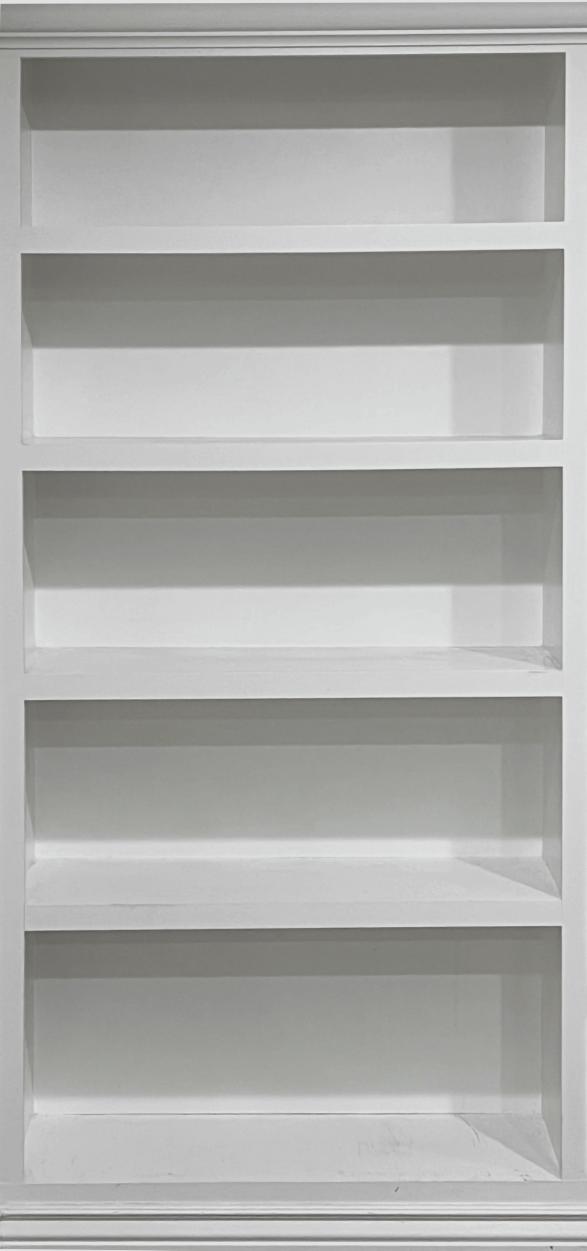
#> input picture assets/img/books/shelf-ref.jpg, 1760 x 3752 px (shown at 1/3 size)
$ python -i build_bookshelf.py   (imports and definitions only)
#> lines starting #> are read from the running program, lines starting #| are printed output that depends on the picture
#!/usr/bin/env python3
"""Build photorealistic bookshelf composite with cloth/paper spines on oak shelf."""
from __future__ import annotations

import colorsys
import json
import math
import random
from pathlib import Path

from PIL import Image, ImageDraw, ImageEnhance, ImageFilter, ImageFont, ImageOps

ROOT = Path(__file__).resolve().parents[1]
BOOKS = ROOT / "data" / "books.json"
SHELF = ROOT / "assets" / "img" / "books" / "shelf-ref.jpg"
SPINE_DIR = ROOT / "assets" / "img" / "books" / "spines"
OUT_SHELF = ROOT / "assets" / "img" / "books" / "shelf-composite.jpg"
OUT_META = ROOT / "data" / "bookshelf-layout.json"

SHELF_LEFT = 75
SHELF_WIDTH_PX = 1688
SHELF_WIDTH_IN = 35.5
SHELF_BOTTOMS = [676, 1328, 2008, 2708, 3542]
RATIO = SHELF_WIDTH_PX / SHELF_WIDTH_IN

# Keep known-good photographed spines (do not overwrite with generators)
PHOTO_SPINES = {
    "5056556": SPINE_DIR / "5056556_raw0.jpg",  # Grapes of Wrath — real Viking spine
}

# Split-complementary around honey oak (~32°):
# analogous warm cloth + cool complements (navy / teal / plum)
CLOTH = [
    {"bg": (92, 34, 32), "ink": (244, 228, 210), "accent": (196, 148, 88), "mat": "cloth"},   # oxblood
    {"bg": (28, 44, 68), "ink": (228, 236, 246), "accent": (168, 188, 210), "mat": "cloth"},   # navy
    {"bg": (38, 58, 44), "ink": (228, 238, 220), "accent": (140, 168, 118), "mat": "cloth"},   # forest
    {"bg": (72, 48, 30), "ink": (246, 234, 212), "accent": (188, 150, 92), "mat": "cloth"},    # walnut
    {"bg": (86, 30, 48), "ink": (246, 230, 234), "accent": (200, 130, 148), "mat": "cloth"},   # wine
    {"bg": (36, 38, 42), "ink": (236, 236, 232), "accent": (176, 172, 160), "mat": "cloth"},   # charcoal
    {"bg": (110, 86, 48), "ink": (250, 242, 220), "accent": (210, 180, 110), "mat": "cloth"},  # olive-tan
    {"bg": (48, 60, 74), "ink": (228, 236, 244), "accent": (150, 178, 200), "mat": "cloth"},   # slate
    {"bg": (118, 58, 32), "ink": (250, 236, 214), "accent": (220, 160, 90), "mat": "cloth"},   # rust
    {"bg": (32, 58, 60), "ink": (224, 242, 238), "accent": (110, 170, 160), "mat": "cloth"},   # teal
    {"bg": (62, 42, 56), "ink": (242, 228, 238), "accent": (170, 130, 160), "mat": "cloth"},   # plum
    {"bg": (210, 196, 168), "ink": (48, 36, 26), "accent": (130, 100, 60), "mat": "paper"},    # cream paper
    {"bg": (196, 188, 176), "ink": (42, 38, 34), "accent": (120, 90, 70), "mat": "paper"},     # warm gray paper
    {"bg": (168, 52, 44), "ink": (250, 236, 220), "accent": (220, 170, 100), "mat": "cloth"},  # tomato cloth
]


# [245 lines left out: functions load_font, hash_int, cloth_for, vertical_shade, cloth_texture, make_spine, not called in this run]


def prepare_photo_spine(src: Path, dest: Path) -> bool:
    """Normalize a photographed spine to a tall strip."""
#> called with src = '../assets/img/books/shelf-ref.jpg', dest = 'out.png'
    try:
        im = ImageOps.exif_transpose(Image.open(src).convert("RGB"))
#> im is the input picture: PIL image 1760x3752 RGB; mean R, G, B 170.3, 170.6, 168.4
    except Exception:
        return False
    w, h = im.size
#> w = 1760; h = 3752
    if h < w * 1.6:
        # Prefer center-ish band
        band = max(36, int(w * 0.42))
        left = max(0, (w - band) // 2)
        im = im.crop((left, 0, min(w, left + band), h))
        w, h = im.size
    target_h = 900
    target_w = max(40, int(w * (target_h / max(h, 1))))
#> target_w = 422
    im = im.resize((target_w, target_h), Image.Resampling.LANCZOS)
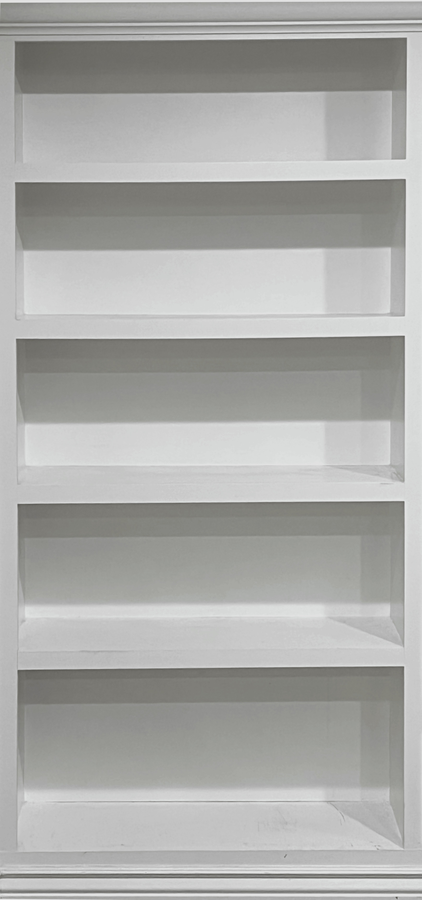
#> im: PIL image 422x900 RGB; mean R, G, B 170.3, 170.6, 168.4
    im = ImageEnhance.Contrast(im).enhance(1.05)
    im.save(dest, quality=94)
    return True


# [135 lines left out: functions woodify_shelf, book_dims_inches, main, not called in this run]


# [2 lines not run here, left out]

>>> result = prepare_photo_spine('../assets/img/books/shelf-ref.jpg', 'out.png')
